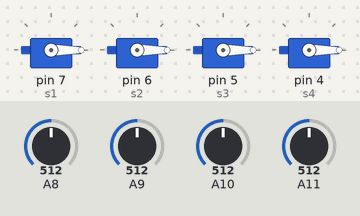
Bench run of a sketch on a simulated Arduino Mega 2560, built with avr-gcc and run on an emulated ATmega2560. Shown: 4 × servo. Inputs (shaded band) come from the test bench; at power-on: A8 = 512, A9 = 512, A10 = 512, A11 = 512. What the sketch prints to the serial monitor is not drawn.

Above: at 1.2 s.
1.3 s: A8 set to 708
4.3 s: A8 set to 729
7.3 s: A9 set to 324
10.3 s: A9 set to 299
16.3 s: A9 set to 716
22.3 s: A10 set to 716
Timing chart, 0 to 26.3 s (numbered marks = the images above; inputs shaded):
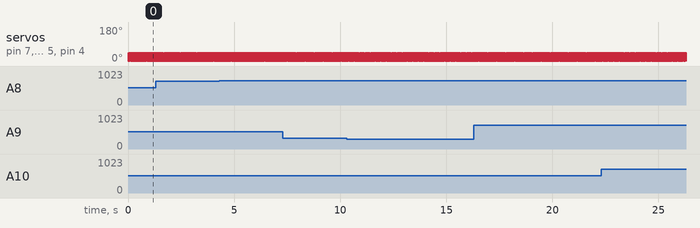

The sketch:

servo_testing_1.ino
```cpp
#include <PWMServo.h>
#include <SD.h>

PWMServo s1,s2,s3,s4;
int servo_angles[4] = {0,0,0,0};
float servo_current[4] = {0,0,0,0};
float reading_time = 0; //ms
float current_reading_timer = 0;
float actuating_time = 500*1000; //ms
float current_actuating_timer = 0;
float prevmillis;
float dt;

int dir = 1;

void move_servos_to_angle(int angle){
  s1.write(angle);
  s2.write(angle);
  s3.write(angle);
  s4.write(angle);
}

void setup() {
  prevmillis = micros();
  Serial.begin(9600);
  s1.attach(7);
  s2.attach(6);
  s3.attach(5);
  s4.attach(4);
}

void loop() {
  dt = micros() - prevmillis;
  prevmillis = micros();

  current_reading_timer += dt;
  current_actuating_timer += dt;

  if(current_actuating_timer > actuating_time){
  move_servos_to_angle(45*dir);
  current_actuating_timer = 0;
  dir *= -1;
  }

  //printing output
  if(current_reading_timer > reading_time){
  // Serial.print("Servo Currents: ");
  for(int i=0; i<4; i++){
    Serial.print(servo_current[i]);
    Serial.print(" ");
  }
  Serial.println();

  for(int i = 0; i<4; i++){
  float current = (analogRead(27-i)*5/1023.0 - 2.5)/0.1;
  servo_current[i] = current;
  current_reading_timer = 0;
  }
  }
}
```

Measured:
- by itself, servo on pin 7 (s1), servo on pin 6 (s2), servo on pin 5 (s3), servo on pin 4 (s4): alternates 45° for 0.02 s and 0° for 0.02 s
